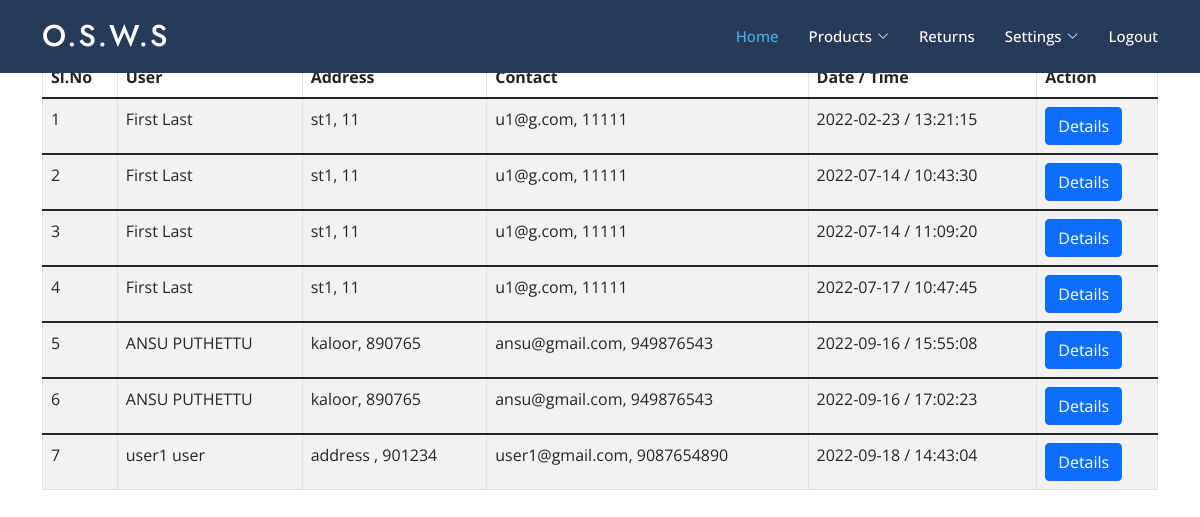
Page /seller_bill_view (signed in) on the committed database.
### myapp/models.py (models this page shows, shortened)
class bill_master(models.Model):
    user_id = models.IntegerField()
    bill_no = models.CharField(max_length=50)
    bill_addr = models.CharField(max_length=500)
    total_amt = models.FloatField()
    dt = models.CharField(max_length=50)
    tm = models.CharField(max_length=50)

class user_details(models.Model):
    user_id = models.IntegerField()
    fname = models.CharField(max_length=100)
    lname = models.CharField(max_length=200)
    gender = models.CharField(max_length=25)
    age = models.IntegerField()
    addr = models.CharField(max_length=500)
    pin = models.IntegerField()
    contact = models.IntegerField()
    email = models.CharField(max_length=35)
    c_email = models.CharField(max_length=150)
    department = models.CharField(max_length=150)
    sem = models.CharField(max_length=150)

### myapp/views.py (the view)
# urls.py: path('seller_bill_view', views.seller_bill_view, name='seller_bill_view'),
def seller_bill_view(request):
    user_id = request.session['user_id']
    suc_l = bill_master.objects.all()
    bill_list = []
    for suc in suc_l:
        pr_l = bill_details.objects.filter(bill_id=int(suc.id))
        for pr in pr_l:
            p_l = product_master.objects.filter(id=pr.product_id, seller_id=int(user_id))
            if len(p_l) >= 1:
                bill_list.append(suc)
                break
    ud_l = user_details.objects.all()
    context = {'transaction_list': suc_l, 'msg': '', 'user_list': ud_l}
    return render(request, './myapp/seller_bill_view.html', context)

### myapp/templates/myapp/seller_bill_view.html (shortened to what this page needs)
{% extends 'myapp/seller_base.html' %}
{% load static %}
{% block body %}
<center>
    <h1>Bill Details</h1>
    <div class="container">
    <form role="form" name="frm" action="" method="post">
        <table class="table table-striped table-bordered auto-index">
            <thead>
            <tr>
                <th>Sl.No</th>
                <th>User</th>
                <th>Address</th>
                <th>Contact</th>
                <th>Date / Time</th>
                <th>Action</th>
            </tr>
            </thead>
            {% for cs in transaction_list %}
            <tbody>
            <tr>
                <td></td>
                {% for h in user_list %}
                    {% if h.user_id == cs.user_id %}
					    <td>{{ h.fname }} {{ h.lname }}</td>
                        <td>{{h.addr}}, {{h.pin}}</td>
                        <td>{{h.email}}, {{h.contact}}</td>
				    {% endif %}
			    {% endfor %}
                <td>{{ cs.dt }} / {{ cs.tm }}</td>
                <td>
                    <a class="btn btn-primary"  href="../seller_bill_details_view?bill_id={{cs.id}}">Details</a>
                </td>
            </tr>
            <tbody>
            {% endfor %}
        </table>
    </form>
    </div>
</center>
{% endblock %}

### myapp/static/myapp/assets/css/style.css (style rules this page uses)
body { font-family: "Open Sans", sans-serif; color: #444444; }
a { color: #47b2e4; text-decoration: none; }
h1, h2, h3, h4, h5, h6 { font-family: "Jost", sans-serif; }

### myapp/templates/myapp/seller_bill_view.html (style rules this page uses)
form { counter-reset: Serial; }
.auto-index td:first-child:before { counter-increment: Serial; content:counter(Serial); }

### rows in the picture
bill_master: dt "2022-02-23", tm "13:21:15"
user_details: fname "First", lname "Last", addr "st1", pin "11", email "u1@g.com", contact "11111"
bill_master: dt "2022-07-14", tm "10:43:30"
bill_master: dt "2022-07-14", tm "11:09:20"
bill_master: dt "2022-07-17", tm "10:47:45"
bill_master: dt "2022-09-16", tm "15:55:08"
user_details: fname "ANSU", lname "PUTHETTU", addr "kaloor", pin "890765", email "ansu@gmail.com", contact "949876543"
bill_master: dt "2022-09-16", tm "17:02:23"
bill_master: dt "2022-09-18", tm "14:43:04"
user_details: fname "user1", lname "user", addr "address", pin "901234", email "user1@gmail.com", contact "9087654890"
